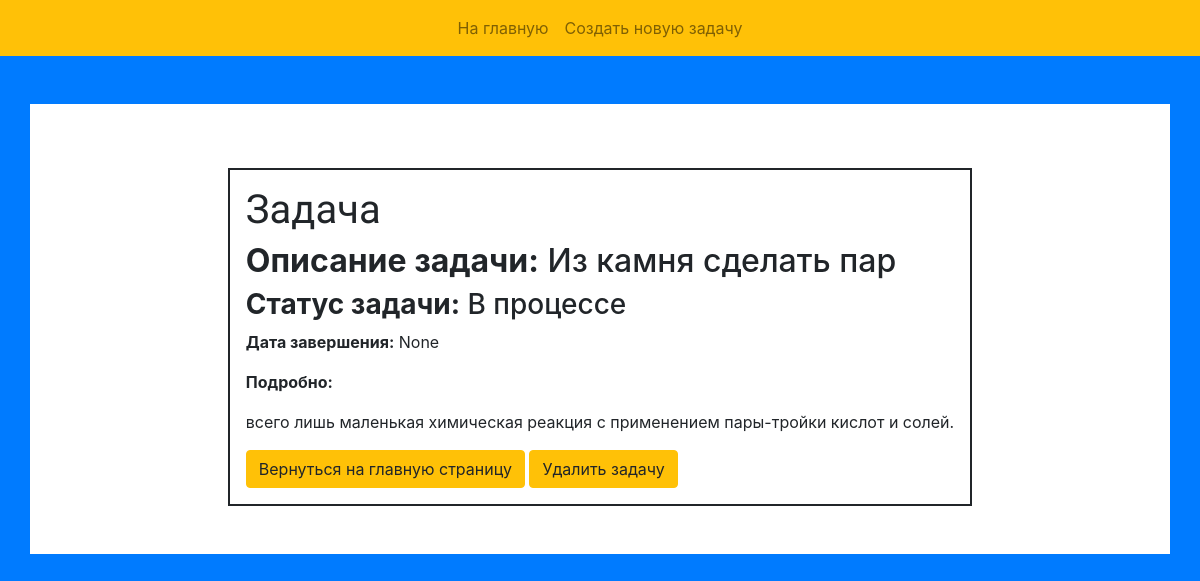
The app's page /task/4/ with its own data.
### webapp/models.py (models this page shows, shortened)
class Task(models.Model):
    description = models.TextField(max_length=300, null=False, blank=False, verbose_name='Описание')
    status = models.CharField(max_length = 12, verbose_name='Статус',
                              default= status_choices[0][0], choices=status_choices)
    text = models.TextField(max_length=3000, null=True, blank=True, verbose_name='Подробно')
    completed_at = models.DateField(null=True, blank=True, default=None, verbose_name='Время создания')

### webapp/views.py (the view)
# urls.py: path('task/<int:pk>/', task_view, name='task_view'),
def task_view(request, pk):
    task = get_object_or_404(Task, pk=pk)
    context = {'task': task}
    return render(request, 'task_view.html', context)

### webapp/templates/task_view.html (shortened to what this page needs)
{% extends 'base.html' %}
{% block nav_items %}
    <li class="nav-item">
        <a class="nav-link" href="{% url 'create_view' %}">Создать новую задачу</a>
    </li>
{% endblock %}
{% block content %}
    <div class = "row justify-content-center pt-5 pb-5">
        <div class = "task">
            <h1>Задача</h1>
            <h2><strong>Описание задачи:</strong> {{ task.description }}</h2>
            <h3><strong>Статус задачи:</strong> {{ task.get_status_display }}</h3>
            <p><strong>Дата завершения:</strong> {{ task.completed_at }}</p>
            <p><strong>Подробно:</strong> {{ task.text|escape|linebreaks }}</p>
            <div class = "btn-block">
                <a class = "btn btn-warning" href="{% url 'index' %}">Вернуться на главную страницу</a>
                <a class = "btn btn-warning" href="{% url 'action_delete' task.pk %}">Удалить задачу</a>
            </div>
        </div>
    </div>
{% endblock %}

### webapp/static/css/style.css (style rules this page uses)
body { background-color: #007bff; }
h1 { font-family: 'Podkova', serif; }
.task { border: 2px solid; padding: 1rem 1rem; }

### records on screen
Task: description "Из камня сделать пар", status "В процессе", completed_at "None", text "всего лишь маленькая химическая реакция с применением пары-тройки кислот и солей."
